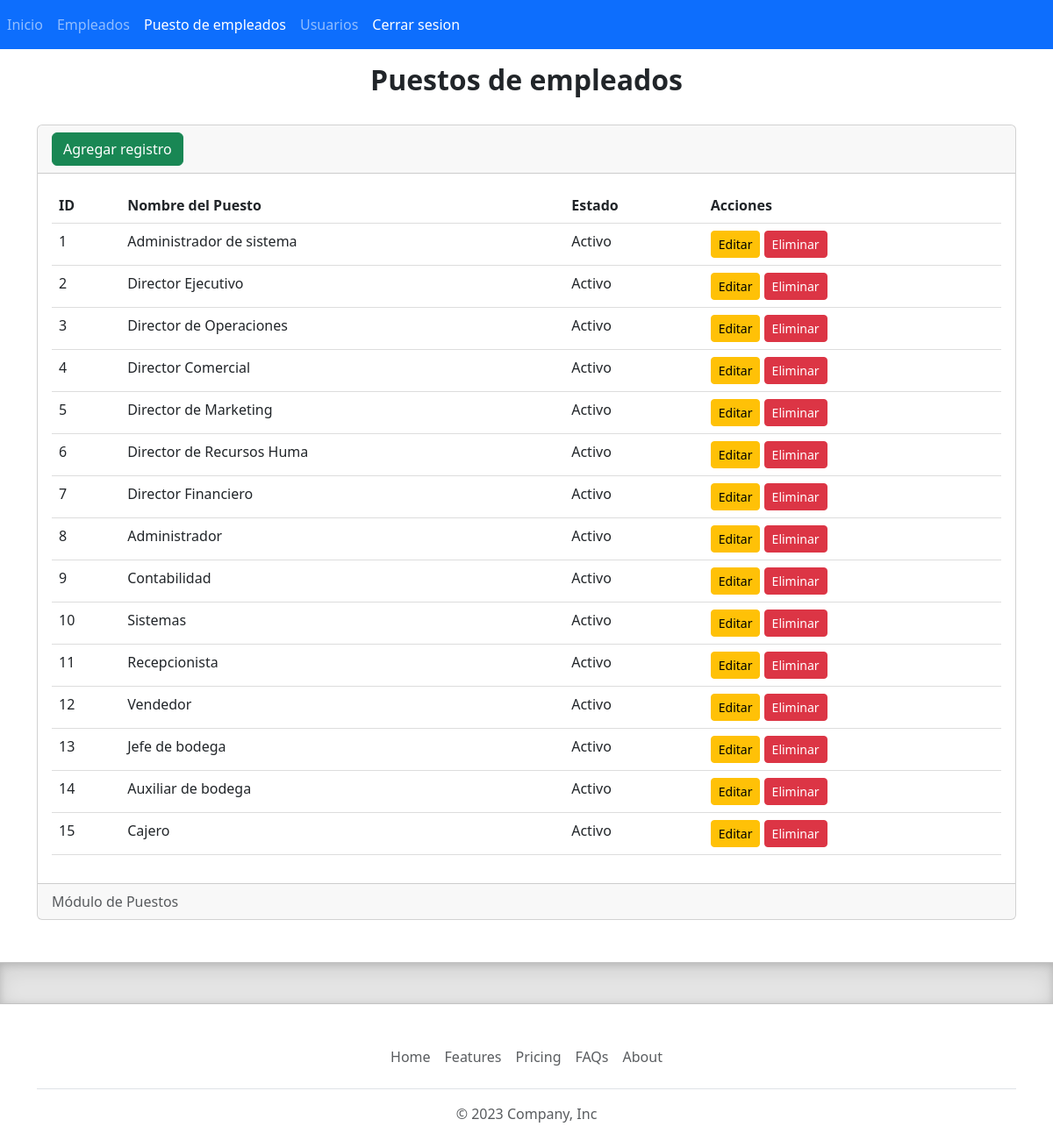
The page /modulos/puestos/index.php on the database its author committed.
### tables this page shows
CREATE TABLE `tbl_puestos_empleados`  (
  `id_puesto_empleado` int NOT NULL AUTO_INCREMENT,
  `nombre_puesto` varchar(25) NOT NULL,
  `estado_puesto` tinyint(1) NOT NULL,
  `timestamp_create` datetime NOT NULL DEFAULT current_timestamp,
  `timestamp_update` datetime NOT NULL DEFAULT current_timestamp,
  PRIMARY KEY (`id_puesto_empleado`) USING BTREE
);

### modulos/puestos/index.php (the view, shortened to what this page needs)
<?php include "./../../template/header.php"; ?>
<?php include "./../../etc/conexion.php"; ?>
<?php
$lista_table_puesto = [];
try {
    if (isset($conexion)) {
        $sentencia = $conexion->prepare("SELECT * FROM `tbl_puestos_empleados`");
        $sentencia->execute();
        $lista_table_puesto = $sentencia->fetchAll(PDO::FETCH_ASSOC);
    }
} catch (\Throwable $th) {
    echo $th->getMessage();
}
?>
<h2 class="text-center">
    <b> Puestos de empleados </b>
</h2>
<div class="card">
    <div class="card-header">
        <a name="" id="" class="btn btn-success" href="crear.php" role="button">Agregar registro</a>
    </div>
    <div class="card-body">
        <div class="table-responsive-sm">
            <table class="table">
                <thead>
                    <tr>
                        <th scope="col">ID</th>
                        <th scope="col">Nombre del Puesto</th>
                        <th scope="col">Estado</th>
                        <th scope="col">Acciones</th>
                    </tr>
                </thead>
                <tbody>
                    <?php foreach ($lista_table_puesto as $registro) { ?>
                        <tr class="">
                            <td scope="row">
                                <?= $registro['id_puesto_empleado'] ?>
                            </td>
                            <td>
                                <?= $registro['nombre_puesto'] ?>
                            </td>
                            <td>
                                <?= $registro['estado_puesto'] == 1 ? "Activo" : "Inactivo"; ?>
                            </td>
                            <td>
                                <a class="btn btn-sm btn-warning" href="editar.php?txtID=<?= $registro['id_puesto_empleado']; ?>"
                                    role="button">Editar</a>
                                <a class="btn btn-sm btn-danger" href="index.php?txtID=<?= $registro['id_puesto_empleado']; ?>"
                                    onclick="return confirm('¿Estás seguro de que deseas eliminar este puesto?')"
                                    role="button">Eliminar</a>
                            </td>
                        </tr>
                    <?php } ?>
                </tbody>
            </table>
        </div>
    </div>
    <div class="card-footer text-muted">
        Módulo de Puestos
    </div>
</div>
<?php include "../../template/footer.php"; ?>

### css/theme.css (style rules this page uses)
table { width: 100%; border-collapse: collapse; }
th, td { padding: 8px; text-align: left; border-bottom: 1px solid #ddd; }

### rows shown on the page
tbl_puestos_empleados: id_puesto_empleado "1", nombre_puesto "Administrador de sistema", estado_puesto "Activo"
tbl_puestos_empleados: id_puesto_empleado "2", nombre_puesto "Director Ejecutivo", estado_puesto "Activo"
tbl_puestos_empleados: id_puesto_empleado "3", nombre_puesto "Director de Operaciones", estado_puesto "Activo"
tbl_puestos_empleados: id_puesto_empleado "4", nombre_puesto "Director Comercial", estado_puesto "Activo"
tbl_puestos_empleados: id_puesto_empleado "5", nombre_puesto "Director de Marketing", estado_puesto "Activo"
tbl_puestos_empleados: id_puesto_empleado "6", nombre_puesto "Director de Recursos Huma", estado_puesto "Activo"
tbl_puestos_empleados: id_puesto_empleado "7", nombre_puesto "Director Financiero", estado_puesto "Activo"
tbl_puestos_empleados: id_puesto_empleado "8", nombre_puesto "Administrador", estado_puesto "Activo"
tbl_puestos_empleados: id_puesto_empleado "9", nombre_puesto "Contabilidad", estado_puesto "Activo"
tbl_puestos_empleados: id_puesto_empleado "10", nombre_puesto "Sistemas", estado_puesto "Activo"
tbl_puestos_empleados: id_puesto_empleado "11", nombre_puesto "Recepcionista", estado_puesto "Activo"
tbl_puestos_empleados: id_puesto_empleado "12", nombre_puesto "Vendedor", estado_puesto "Activo"
tbl_puestos_empleados: id_puesto_empleado "13", nombre_puesto "Jefe de bodega", estado_puesto "Activo"
tbl_puestos_empleados: id_puesto_empleado "14", nombre_puesto "Auxiliar de bodega", estado_puesto "Activo"
tbl_puestos_empleados: id_puesto_empleado "15", nombre_puesto "Cajero", estado_puesto "Activo"

### other values the page prints
$registro['display'] "Inicio"
$registro['display'] "Empleados"
$registro['display'] "Puesto de empleados"
$registro['display'] "Usuarios"
